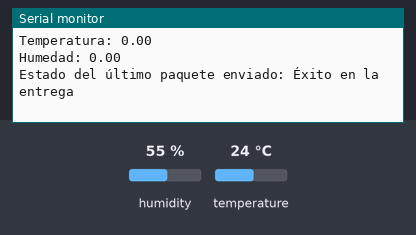
Recording of a sketch running on a simulated ESP32. Shown: the last lines printed to the serial monitor. Inputs (shaded band) come from the test bench; at power-on: humidity 55 %, temperature 24 °C.

Above: at 1.3 s.
1.4 s: humidity set to 22 %
At 2.5 s:
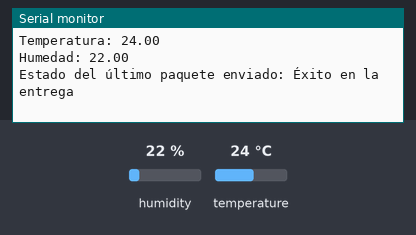
4.4 s: temperature set to 12 °C
At 7.1 s:
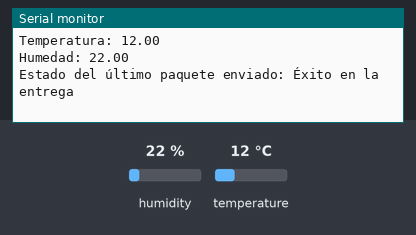
7.4 s: humidity set to 40 %
At 9.7 s:
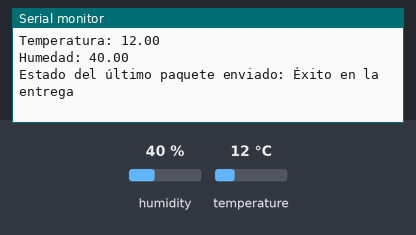
Timing chart, 0 to 11.2 s (numbered marks = the images above; inputs shaded):
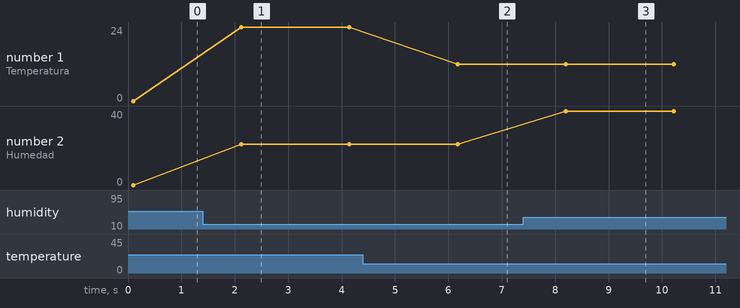

The sketch:

espNowWifiSlave.ino
```cpp
/* Sensor Remoto ESP-NOW - Transmisor */

// Incluir bibliotecas
#include <WiFi.h>
#include <esp_now.h>
#include <DHT.h>

// Definir los parámetros del DHT11
#define DHTPin 5
#define DHTTYPE DHT11

unsigned long previousMillis_UpdateDHT11 = 0;
const long interval_UpdateDHT11 = 2000;

// Crear un objeto DHT
DHT dht(DHTPin, DHTTYPE);

// Variables para temperatura y humedad
float t;
float h;

// Identificación (único para cada transmisor)
int ident = 1;

// Dirección MAC del receptor (reemplazar con la dirección MAC del receptor)
uint8_t broadcastAddress[] = {0x08, 0x3A, 0xF2, 0xAB, 0xC2, 0xC0};

// Definir la estructura de datos
typedef struct struct_message {
  float a;
  float b;
  int c;
} struct_message;

// Crear un objeto de datos estructurados
struct_message myData;

// Registrar el receptor
esp_now_peer_info_t peerInfo;

// Función de devolución de llamada para datos enviados
void OnDataSent(const uint8_t *macAddr, esp_now_send_status_t status)
{
  Serial.print("Estado del último paquete enviado: ");
  Serial.println(status == ESP_NOW_SEND_SUCCESS ? "Éxito en la entrega" : "Falló en la entrega");
}

void setup() {

  Serial.begin(115200);
  delay(100);

  // Iniciar el sensor DHT11
  dht.begin();

  // Establecer temporalmente el modo WiFi del ESP32 como estación
  WiFi.mode(WIFI_STA);

  // Inicializar ESP-NOW
  if (esp_now_init() != 0) {
    Serial.println("Error al inicializar ESP-NOW");
    return;
  }

  // Definir la función de devolución de llamada
  esp_now_register_send_cb(OnDataSent);

  // Copiar la dirección MAC del receptor al objeto peerInfo
  memcpy(peerInfo.peer_addr, broadcastAddress, 6);
  peerInfo.channel = 0;
  peerInfo.encrypt = false;

  // Agregar el receptor
  if (esp_now_add_peer(&peerInfo) != ESP_OK) {
    Serial.println("Error al agregar el receptor");
    return;
  }

}

void loop() {

unsigned long currentMillis_UpdateDHT11 = millis();

  if (currentMillis_UpdateDHT11 - previousMillis_UpdateDHT11 >= interval_UpdateDHT11) {
    previousMillis_UpdateDHT11 = currentMillis_UpdateDHT11;

    //Lee la temperatura y humedad del sensor
    h = dht.readHumidity();
    t = dht.readTemperature();

    //Verifica si las lecturas fallan y vuelve a intentarlo
    if (isnan(h) || isnan(t)) {
      Serial.println(F("Error al leer el sensor DHT."));
      return;
    }
  }

  Serial.print("Temperatura: ");
  Serial.println(t);
  Serial.print("Humedad: ");
  Serial.println(h);

  // Agregar los datos al objeto de datos estructurados
  myData.a = t;
  myData.b = h;
  myData.c = ident;

  // Enviar los datos
  esp_now_send(broadcastAddress, (uint8_t *) &myData, sizeof(myData));

  // Retraso para el sensor DHT22
  delay(2000);
}
```

Measured:
- after the input at 1.4 s, the serial monitor: prints a new line after 0.72 s (image 1)
- after the input at 4.4 s, the serial monitor: prints a new line after 1.8 s (image 2)
- after the input at 7.4 s, the serial monitor: prints a new line after 0.80 s (image 3)
- plotted number 1: 24 → 12 after the input at 4.4 s
- plotted number 2: 0 → 22 after the input at 1.4 s, 22 → 40 after the input at 7.4 s
